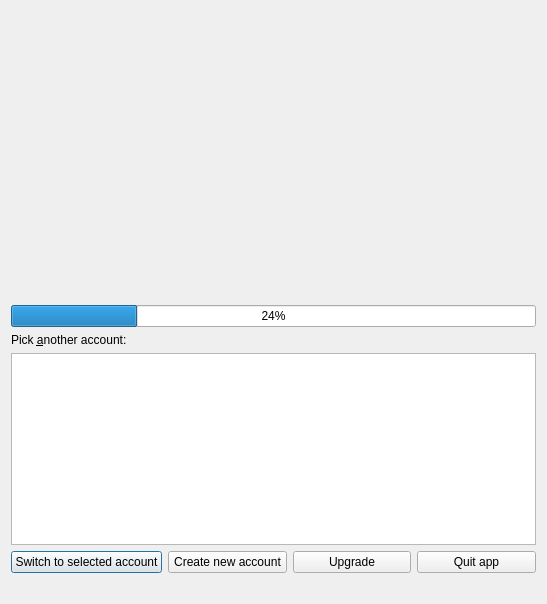
<?xml version="1.0" encoding="UTF-8"?>
<ui version="4.0">
 <class>LocalStorageUpgradeDialog</class>
 <widget class="QDialog" name="LocalStorageUpgradeDialog">
  <property name="geometry">
   <rect>
    <x>0</x>
    <y>0</y>
    <width>547</width>
    <height>604</height>
   </rect>
  </property>
  <property name="windowTitle">
   <string>Local storage requires upgrade</string>
  </property>
  <layout class="QVBoxLayout" name="verticalLayout">
   <item>
    <widget class="QLabel" name="introInfoLabel">
     <property name="minimumSize">
      <size>
       <width>0</width>
       <height>40</height>
      </size>
     </property>
    </widget>
   </item>
   <item>
    <widget class="QLabel" name="shortDescriptionLabel">
     <property name="minimumSize">
      <size>
       <width>0</width>
       <height>40</height>
      </size>
     </property>
    </widget>
   </item>
   <item>
    <widget class="QLabel" name="longDescriptionLabel">
     <property name="sizePolicy">
      <sizepolicy hsizetype="Preferred" vsizetype="Expanding">
       <horstretch>0</horstretch>
       <verstretch>0</verstretch>
      </sizepolicy>
     </property>
    </widget>
   </item>
   <item>
    <widget class="QProgressBar" name="upgradeProgressBar">
     <property name="value">
      <number>24</number>
     </property>
    </widget>
   </item>
   <item>
    <widget class="QLabel" name="pickAnotherAccountLabel">
     <property name="text">
      <string>Pick &amp;another account:</string>
     </property>
     <property name="buddy">
      <cstring>accountsTableView</cstring>
     </property>
    </widget>
   </item>
   <item>
    <widget class="QTableView" name="accountsTableView">
     <property name="sizePolicy">
      <sizepolicy hsizetype="Expanding" vsizetype="Preferred">
       <horstretch>0</horstretch>
       <verstretch>0</verstretch>
      </sizepolicy>
     </property>
    </widget>
   </item>
   <item>
    <layout class="QHBoxLayout" name="buttonsHorizontalLayout">
     <item>
      <widget class="QPushButton" name="switchToAnotherAccountPushButton">
       <property name="text">
        <string>Switch to selected account</string>
       </property>
      </widget>
     </item>
     <item>
      <widget class="QPushButton" name="createNewAccountPushButton">
       <property name="text">
        <string>Create new account</string>
       </property>
      </widget>
     </item>
     <item>
      <widget class="QPushButton" name="applyPatchPushButton">
       <property name="text">
        <string>Upgrade</string>
       </property>
      </widget>
     </item>
     <item>
      <widget class="QPushButton" name="quitAppPushButton">
       <property name="text">
        <string>Quit app</string>
       </property>
      </widget>
     </item>
    </layout>
   </item>
   <item>
    <widget class="QLabel" name="statusBar"/>
   </item>
  </layout>
 </widget>
 <resources/>
 <connections/>
</ui>
